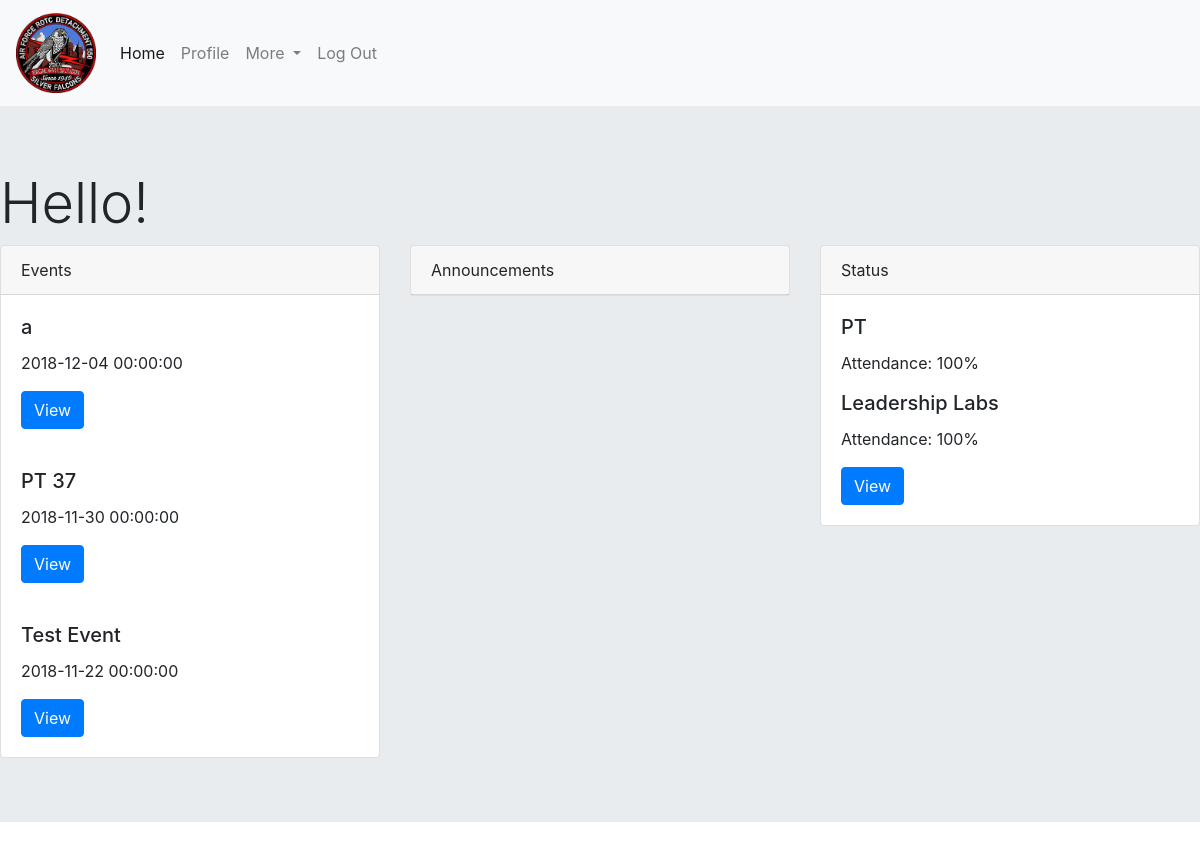
Page /home.php (signed in) on the committed database.
### tables this page shows
CREATE TABLE `cadetEvent` (
  `name` varchar(255) DEFAULT NULL,
  `mandatory` tinyint(1) DEFAULT NULL,
  `date` datetime DEFAULT NULL,
  `eventID` int(11) NOT NULL
);

### home.php (the view, shortened to what this page needs)
<?php
include('./assets/inc/header.php');
?>
  <div class="jumbotron jumbotron-fluid">
    <h1 class="display-4"> Hello! </h1>
    <div class="row">
      <div class="col-4">
	    <div class="card" style="width:100%">
  		  <div class="card-header">
    		Events
  		  </div>
  		<?php $sql = "SELECT * FROM `cadetEvent` ORDER BY date DESC LIMIT 5";
        $stmt = $mysqli->prepare($sql);
        $stmt->execute();
        $result = $stmt->get_result();
        while ($row = $result->fetch_assoc())
        {
            echo "<div class=\"card-body\">";
    		echo "<h5 class=\"card-title\">" . $row['name'] . "</h5>";
    		echo "<p class=\"card-text\">" . $row['date'] . "</p>";
    		echo "<a href='attendance.php?eventid=" . $row['eventID'] . "' class=\"btn btn-primary\">View</a></div>";
        } ?>
	   </div>
      </div>
    <div class="col-4">
      <div class="card" style="width:100%">
        <div class="card-header">
            Announcements
        </div>
      </div>
    </div>
    <div class="col-4">
	  <div class="card" style="width:100%">
  		<div class="card-header">
    		Status
  		</div>
  		<div class="card-body">
        <h5 class="card-title">PT</h5>
            <?php $sql = "SELECT * FROM cadetEvent";
                        $sum = 0;
                        $attend = 0;
                        if($sum != 0)
                        {
                           $perc = (($attend / $sum) * 100);
                        }
                        else
                        {
                            $perc = 100;
                        }
            ?>
    		<p class="card-text">Attendance: <?php echo $perc; ?>%</p>
        <h5 class="card-title">Leadership Labs</h5>
            <?php $sql = "SELECT * FROM `cadetEvent`";
                        $stmt = $mysqli->prepare($sql);
                        $stmt->execute();
                        $result = $stmt->get_result();
                        $sum = 0;
                        $attend = 0;
                        while($row = $result->fetch_assoc())
                        {
                            if(strpos($row['name'], 'PT') !== false)
                            {
                                $sum = $sum + 1;
                                $sql = "SELECT * FROM `attendance` WHERE eventid = ?";
                                $stmt = $mysqli->prepare($sql);
                                $stmt->bind_param("i", $row['eventID']);
                                $stmt->execute();
                                $result = $stmt->get_result();
                                while($row = $result->fetch_assoc())
                                {
                                    if($row['rin'] == $_SESSION['rin'])
                                    {
                                        $attend = $attend + 1;
                                    }
                                }
                            }
                        }
                        if($sum != 0)
                        {
                           $perc = (($attend / $sum) * 100);
                        }
                        else
                        {
                            $perc = 100;
                        }
                         ?>
        <p class="card-text">Attendance: <?php echo $perc; ?>%</p>
    		<a href="attendance.php" class="btn btn-primary">View</a>
  		</div>
      </div>
    </div>

### rows in the picture
cadetevent: name "a", date "2018-12-04 00:00:00"
cadetevent: name "PT 37", date "2018-11-30 00:00:00"
cadetevent: name "Test Event", date "2018-11-22 00:00:00"

### other values in the picture
$perc "100"
